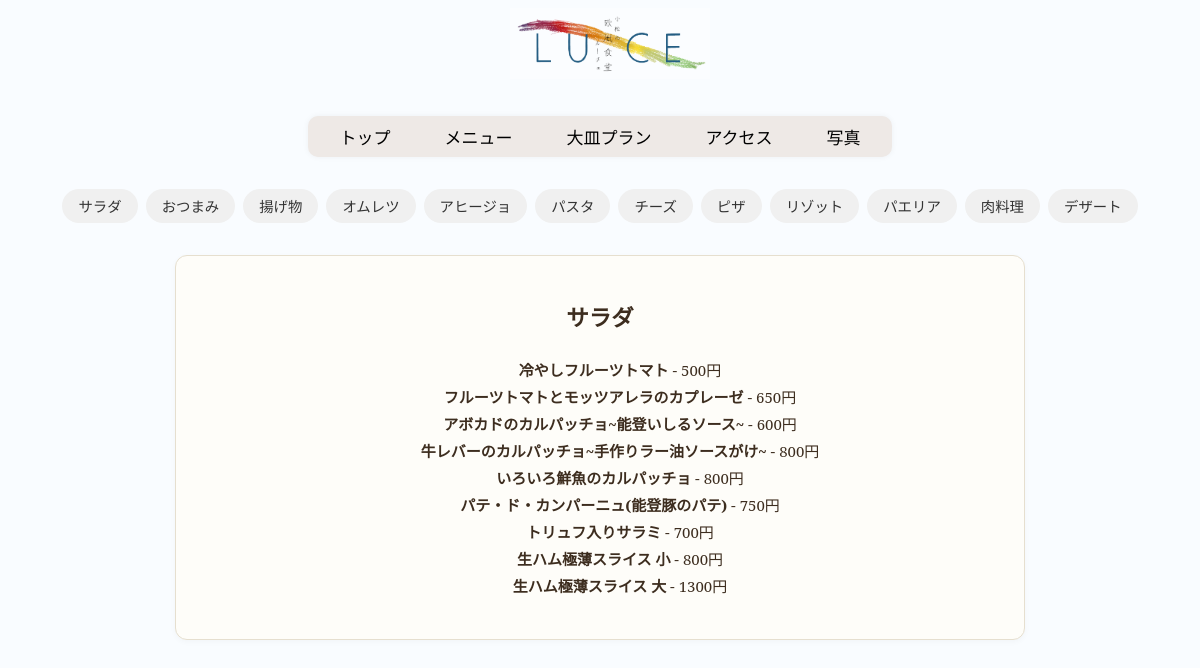
/luce/menu/category/0, run on the app's committed database.
### apps/luce/models.py (models this page shows, shortened)
class Category(db.Model):
  __tablename__= "categories"
  id = db.Column(db.Integer, primary_key=True)
  name = db.Column(db.String(50), nullable=False, unique=True)
  menus = db.relationship('Menu', backref='category', lazy=True)

class Menu(db.Model):
    __tablename__ = 'menus'
    id = db.Column(db.Integer, primary_key=True)
    name = db.Column(db.String(100), nullable=False)
    description = db.Column(db.Text)
    price = db.Column(db.Integer, nullable=False)
    image_url = db.Column(db.String(255))
    category_id = db.Column(db.Integer, db.ForeignKey('categories.id'), nullable=False)

### apps/luce/views.py (the view)
@luce.route("/menu/category/<int:category_id>")
def menu_by_category(category_id):
    categories = Category.query.all()
    selected_category = Category.query.get_or_404(category_id)
    return render_template("menu.html", categories=categories, selected_category=selected_category)

### apps/luce/templates/menu.html (shortened to what this page needs)
{% extends "base.html" %}
{% block content %}
<div class="category-list">
  {% for category in categories %}
    <a href="{{ url_for('luce.menu_by_category', category_id=category.id) }}"
       class="category-button">{{ category.name }}</a>
  {% endfor %}
</div>
<div class="menu">
  {% if selected_category %}
    <h2>{{ selected_category.name }}</h2>
    <ul>
      {% for item in selected_category.menus %}
        <li><strong>{{ item.name }}</strong> - {{ item.price }}円</li>
      {% endfor %}
    </ul>
  {% endif %}
</div>
{% endblock %}

### apps/luce/static/style.css (style rules this page uses)
body { font-family: 'Noto Serif', serif; background-color: #f9fcff; text-align: center; }
.syo-kai, .cou, .menu, .ac { background-color: #fefdf9; border: 1px solid #e6dfcf; border-radius: 12px; padding: 1.5rem; margin: 2rem auto; max-width: 800px; box-shadow: 0 2px 6px rgba(0, 0, 0, 0.03); font-size: 15px; line-height: 1.8; color: #3d2d1f; }
.menu ul { list-style: none; }
.category-list { display: flex; flex-wrap: wrap; justify-content: center; gap: 0.5rem; margin-bottom: 1.5rem; }
.category-button { padding: 0.4rem 1rem; background-color: #f0f0f0; border-radius: 999px; font-size: 0.9rem; text-decoration: none; color: #333; transition: background-color 0.2s; }

### data on the page
Category: name "サラダ"
Category: name "おつまみ"
Category: name "揚げ物"
Category: name "オムレツ"
Category: name "アヒージョ"
Category: name "パスタ"
Category: name "チーズ"
Category: name "ピザ"
Category: name "リゾット"
Category: name "パエリア"
Category: name "肉料理"
Category: name "デザート"
Menu: name "冷やしフルーツトマト", price "500"
Menu: name "フルーツトマトとモッツアレラのカプレーゼ", price "650"
Menu: name "アボカドのカルパッチョ~能登いしるソース~", price "600"
Menu: name "牛レバーのカルパッチョ~手作りラー油ソースがけ~", price "800"
Menu: name "いろいろ鮮魚のカルパッチョ", price "800"
Menu: name "パテ・ド・カンパーニュ(能登豚のパテ)", price "750"
Menu: name "トリュフ入りサラミ", price "700"
Menu: name "生ハム極薄スライス 小", price "800"
Menu: name "生ハム極薄スライス 大", price "1300"
